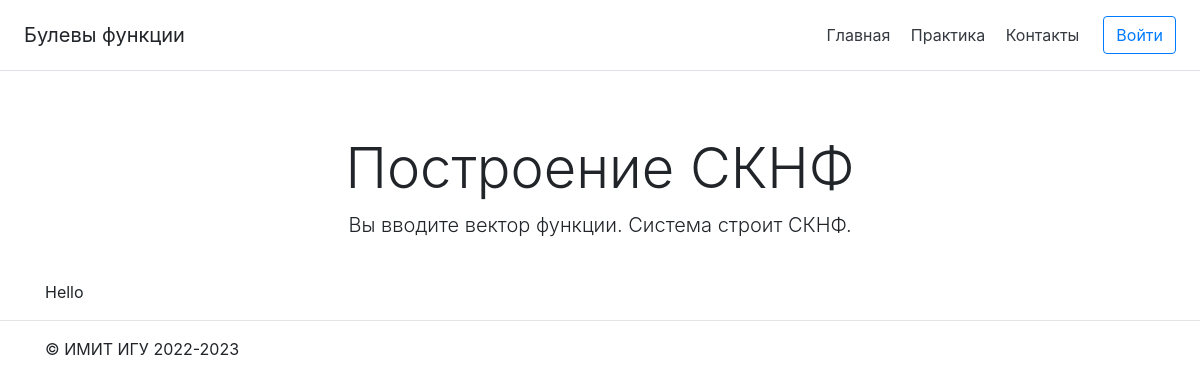
Screenshot of /StartTask/SKNF with the database file from the repository.
### main/models.py (models this page shows, shortened)
class Task(models.Model):
    title = models.CharField('Название', max_length=255)
    task = models.TextField('Описание')
    type = models.CharField('Тип задачи', max_length=50, default="none")
    class Meta:
        verbose_name = 'Задача'
        verbose_name_plural = 'Задачи'

### main/views.py (the view)
# urls.py: path('StartTask/SKNF', sknf, name='SKNF'),
def sknf(request):
    task = Task.objects.get(type="SKNF")
    return render(request, 'main/starttask/SKNF.html', {'task': task})

### main/templates/main/starttask/SKNF.html
{% extends 'main/starttask/temp.html' %}
{% block task %}
<p>Hello</p>
{% endblock %}

### main/templates/main/starttask/temp.html (shortened to what this page needs)
{% extends 'main/base.html' %}
{% block content %}
    <div class="pricing-header px-3 py-3 pt-md-5 pb-md-4 mx-auto text-center">
      <h1 class="display-4">{{task.title}}</h1>
      <p class="lead">{{task.task}}</p>
    </div>
    <div class="task">
        {% block task %}{% endblock %}
    </div>
{% endblock %}

### rows the page displays
Task: title "Построение СКНФ", task "Вы вводите вектор функции. Система строит СКНФ."
